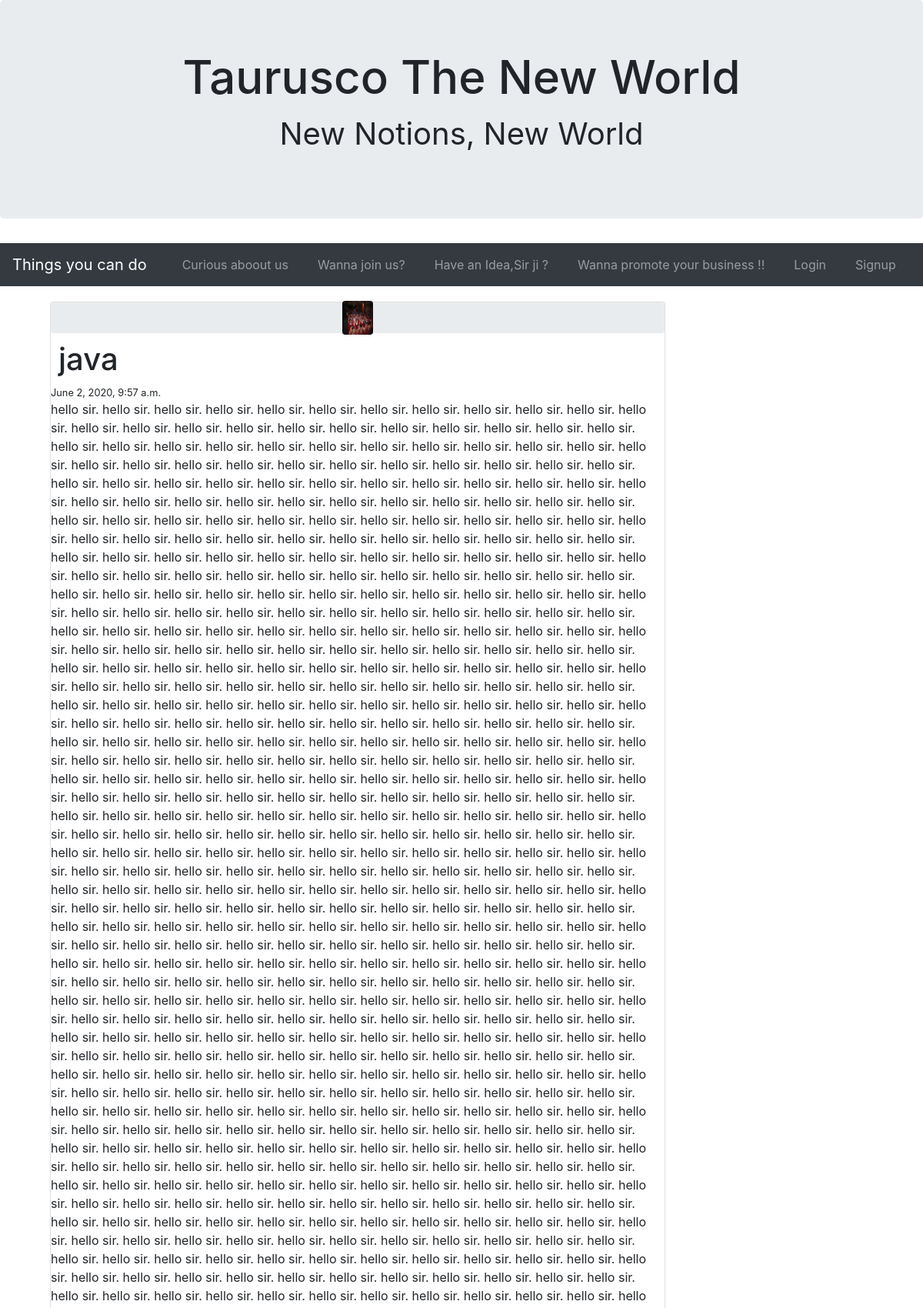
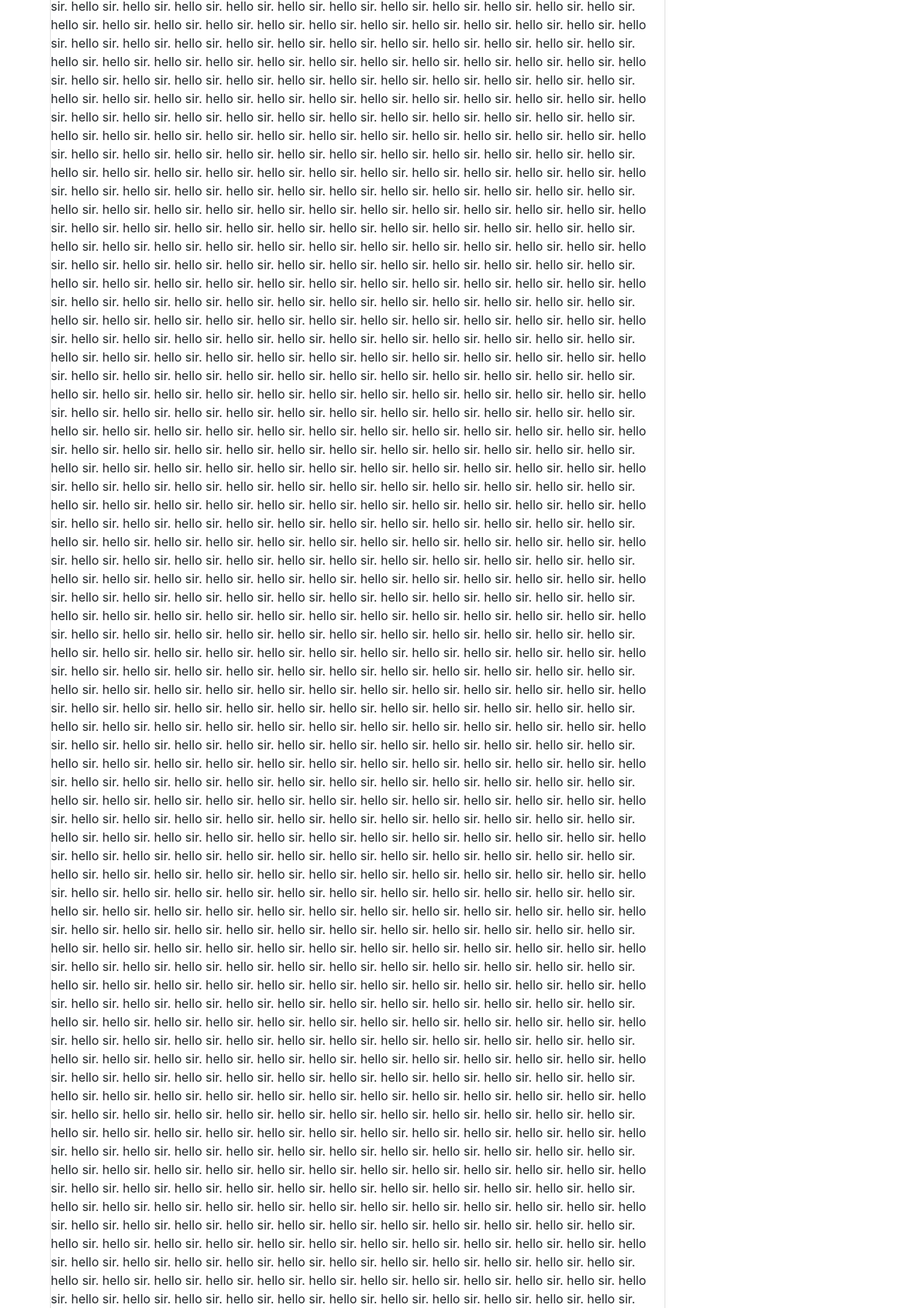
Page /2/ (upper part) on the committed database (2 pictures, top to bottom).
### blog/models.py (models this page shows, shortened)
class Post(models.Model):
    title=models.CharField(max_length=100)
    pic=models.ImageField(upload_to='postpics',blank=True)
    content=models.TextField()
    date=models.DateTimeField(default=now)
    author=models.ForeignKey(User,on_delete=models.CASCADE)
    approved=models.BooleanField(default=False)

### user/models.py (models this page shows, shortened)
class profile(models.Model):
    user=models.OneToOneField(User,on_delete=models.CASCADE)
    image=models.ImageField(default='default.jpg',upload_to='profile_pics')

### blog/views.py (the view)
# urls.py: path('<int:pk>/',detail,name='detail'),
def detail(request,pk):
    posts=Post.objects.filter(id=pk).first()
    comments=Comment.objects.filter(post=posts)
    print("comments",comments)
    context={'posts':posts,'comments':comments}
    return render(request,'blog/detailpage.html',context)

### blog/templates/blog/detailpage.html (shortened to what this page needs)
{% extends 'blog/index.html'%}
{% block content %}
<div class="container">
  <div class="card" style="width: 50rem; margin: 20px;">
      <div class="">
        <div class="d-flex justify-content-center align-items-center rounded" style="height: 40px; background-color: rgb(233, 236, 239);">
                        <img src="{{posts.author.profile.image.url}}" style="width: 40px; height: 44px;" class="rounded" alt="{{object.author}}">                    </div>
                    </div>
        <h1 class="card-title" style="margin : 10px; align-items: center;">{{posts.title}}</h1>
        <small>{{posts.date}}</small>
        <p class="card-text">{{posts.content}}</p>
      </div>
    </div>
{% endblock %}

### rows in the picture
Post: author.profile.image (picture), title "java", date "June 2, 2020, 9:57 a.m."
